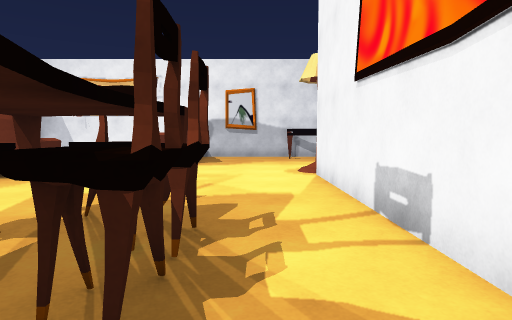
view 1 (above)

16 first-person views from a walk through a 3-D level made in the Unity game engine. The camera is 1.2 m above the floor, tilts 4° down and sees 75° across. The floor is counted in squares, 1 m on a side. Each view is taken from the middle of a square. On the plan, view 1 faces up. The plan holds only what a view shows up to about 14 squares ahead; the rest is blank. The place goes on beyond the plan. The player character is not drawn. Door leaves are left out, so doorways stand open. Some surface patterns are stand-ins.

view 2
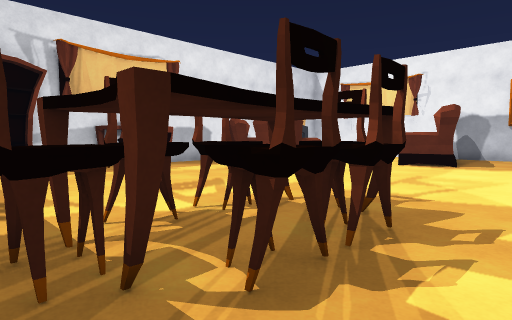

view 3
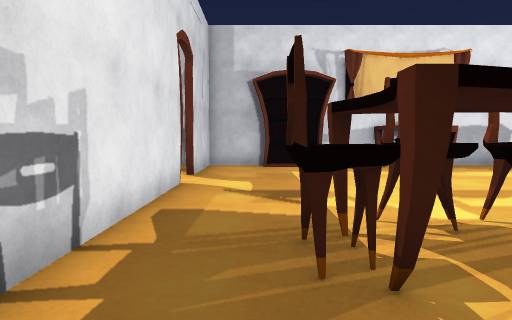

view 4
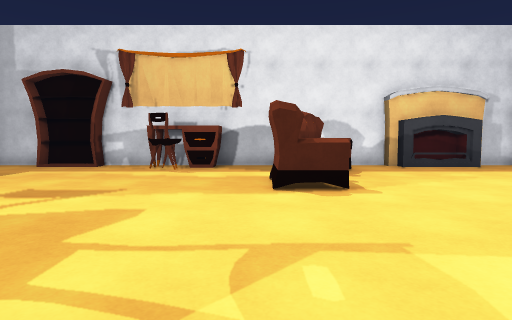

view 5
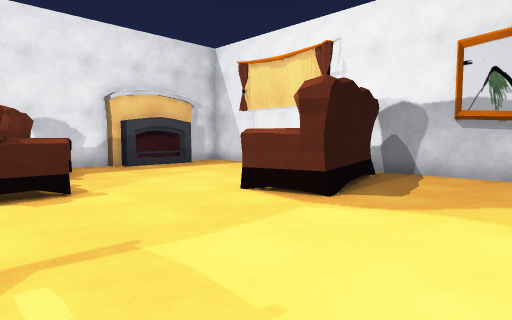

view 6
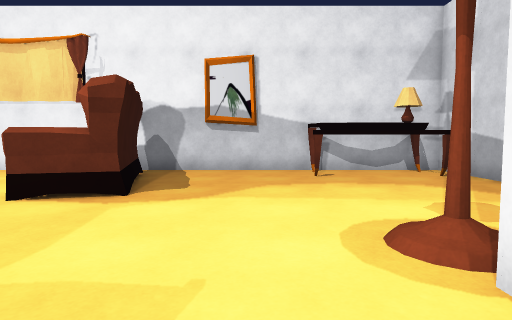

view 7
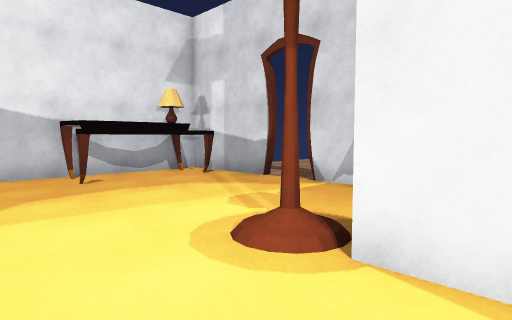

view 8
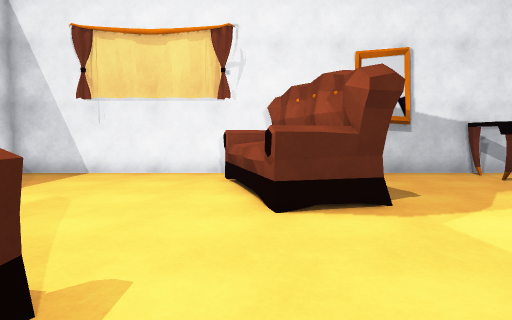

view 9
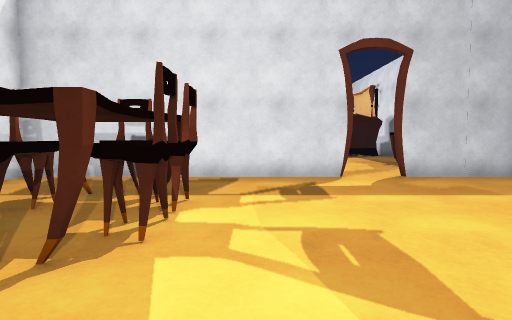

view 10
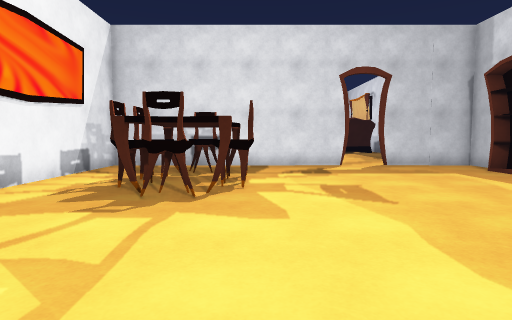

view 11
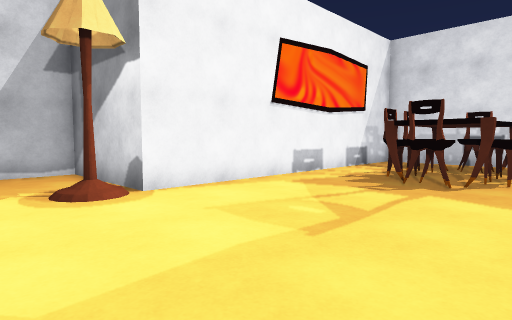

view 12
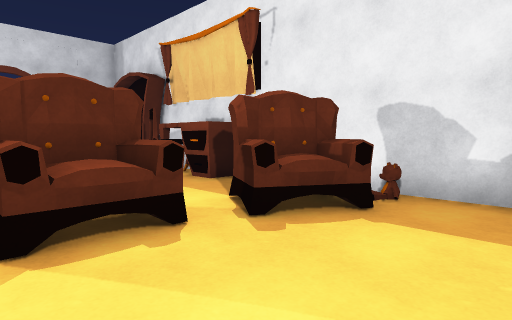

view 13
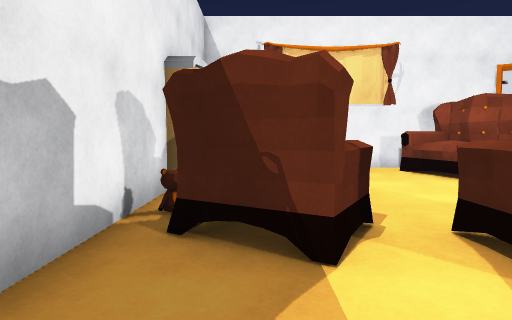

view 14
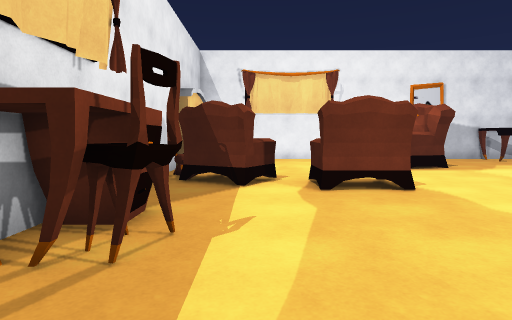

view 15
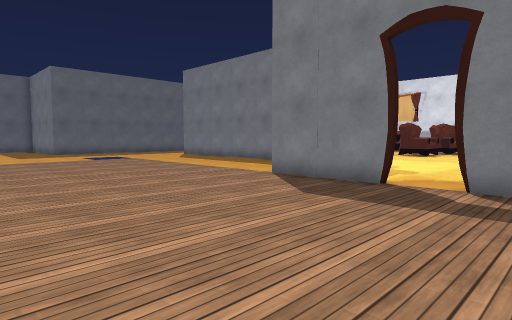

view 16
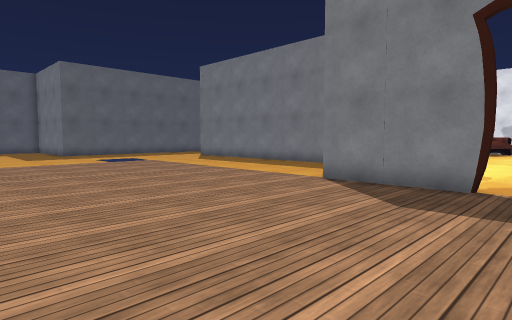

### Floor plan
Points are (right, up) in squares from view 1. A wall is a line through its corners. A room is listed if a view was taken in it or the views show most of it. See-through windows are left out.
Room 1 (views 1, 2, 3, 4, 5, 6, 7, 8, 9, 10, 11, 12, 13, 14)
walls: (-13, 14.5) (-13, 2.4); (6.6, 15.9) (6.6, 20) (-13, 20) (-13, 18.4); (-7.9, -1.9) (1.9, -1.9) (1.9, 10.6) (6.6, 10.6) (6.6, 14.6); (-13, 0.5) (-13, -1.9) (-9.1, -1.9)
ways out: open door at (7, 15.5) to room 2; open door at (-8.5, -2)
objects: bookshelf (-12, 1) to (-12, 2); desk (-12, 5) to (-12, 7); sofa (-12, 10) to (-10, 12); fireplace (-12, 15) to (-12, 18); chair (-11, 5) to (-11, 6); sofa (-8, 9) to (-7, 11); sofa (-6, 14) to (-3, 19); chair (-4, 2) to (-3, 3); chair (-4, 4) to (-3, 4); chair (-3, 0) to (-2, 1); chair (-3, 5) to (-2, 6); table (-2, 1) to (-1, 5); chair (-1, 2) to (-1, 3); chair (-1, 4); table (2, 18) to (6, 19)
Room 2 (views 15, 16)
walls: (6.8, 14.6) (6.8, 10.5); (6.8, 17) (6.8, 15.9)
ways out: open door at (7, 15.5) to room 1

Where each view was taken, in squares from view 1:
view 1: 0 up, 0 right, facing up
view 2: 0 up, 1 right, facing up-left
view 3: 0 up, 1 right, facing left
view 4: 9 up, 1 right, facing left
view 5: 9 up, 1 right, facing up-left
view 6: 8 up, 0 right, facing up
view 7: 9 up, 1 left, facing up-right
view 8: 9 up, 5 left, facing up
view 9: 8 up, 5 left, facing down
view 10: 12 up, 4 left, facing down
view 11: 14 up, 5 left, facing down-right
view 12: 15 up, 6 left, facing down-left
view 13: 7 up, 11 left, facing up
view 14: 2 up, 10 left, facing up
view 15: 18 up, 15 right, facing down-left
view 16: 16 up, 15 right, facing down-left
